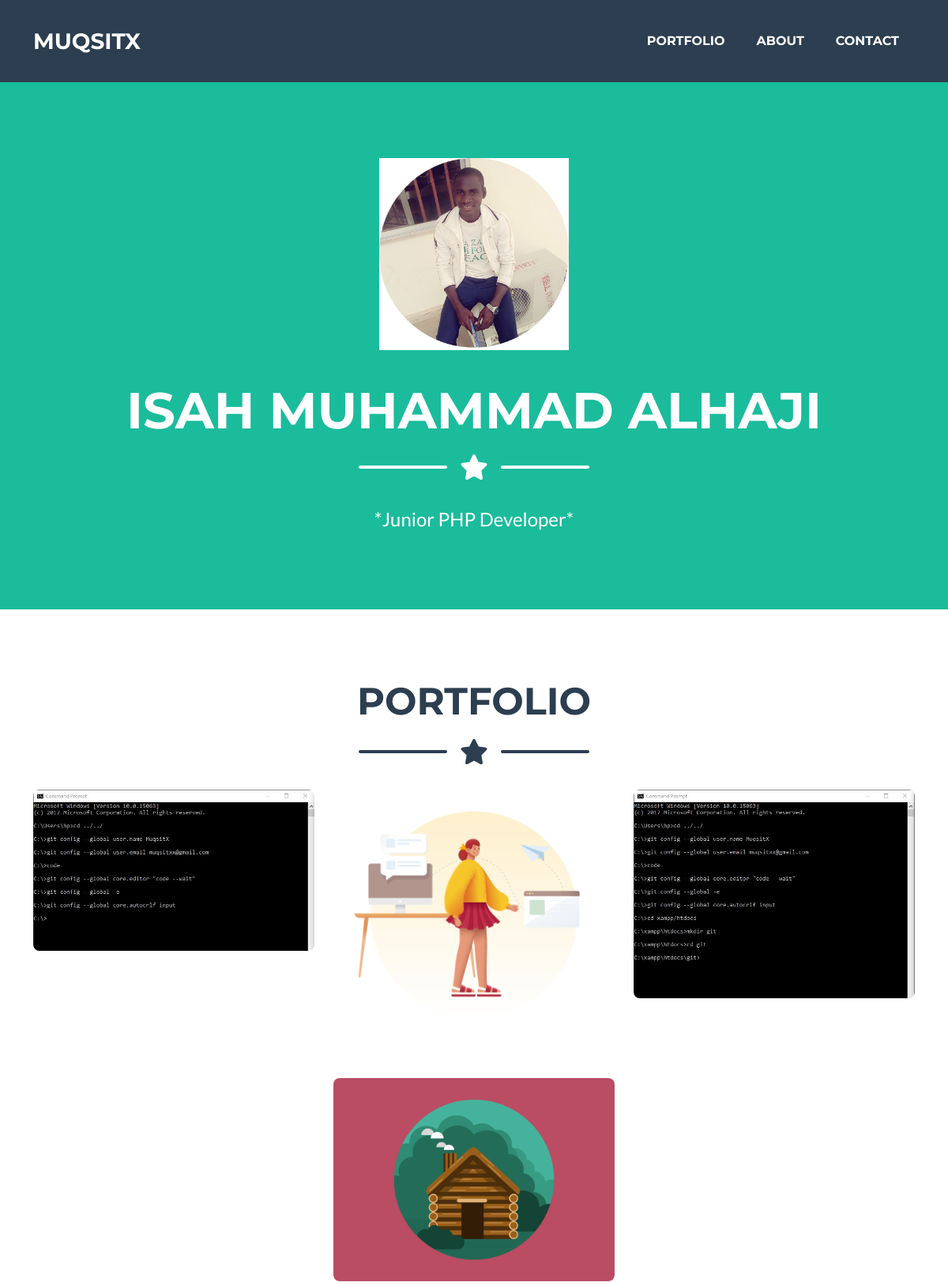
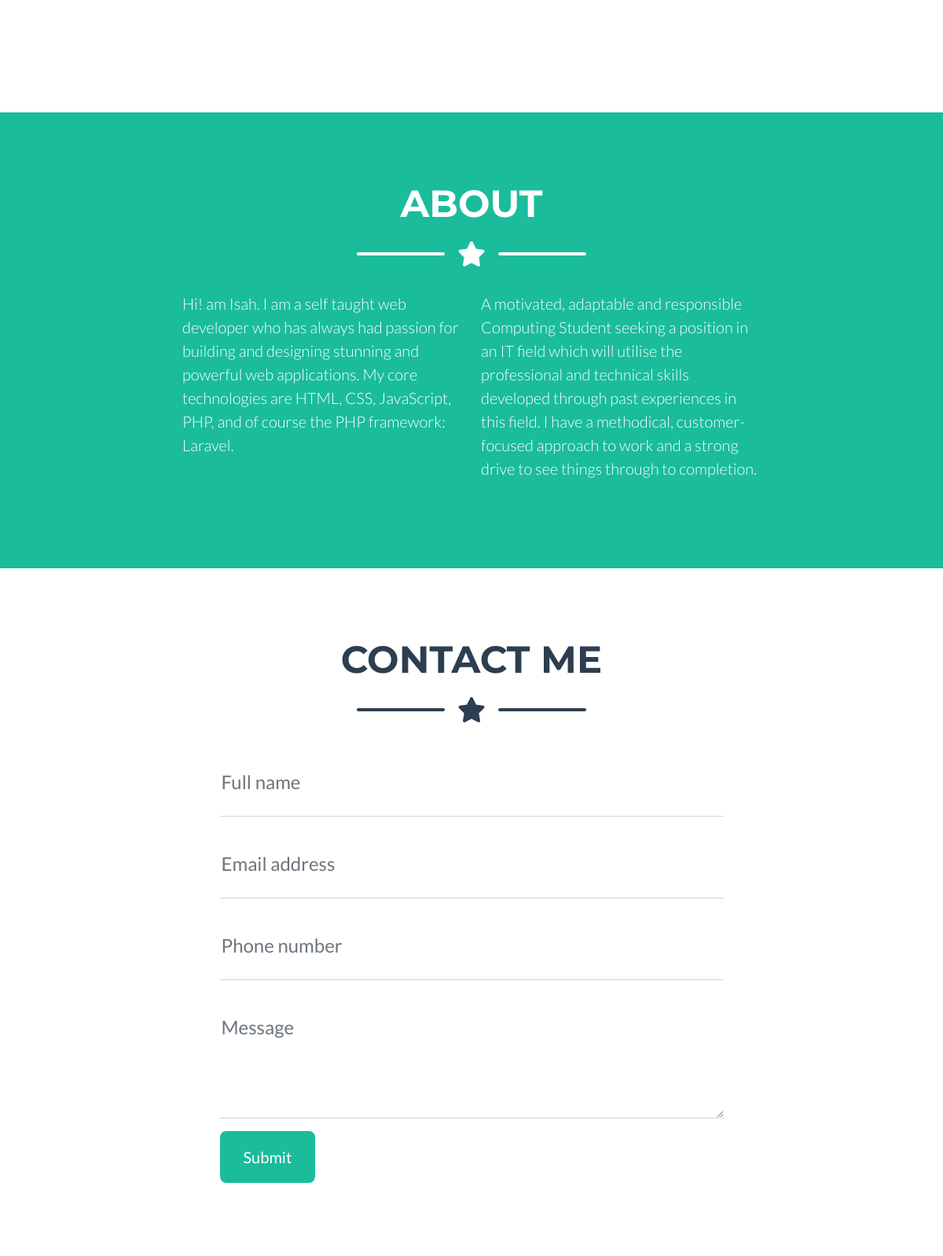
The page / (upper part) on the database its author committed (2 pictures, top to bottom).
### tables this page shows
CREATE TABLE `menu` (
  `menu_id` int(11) NOT NULL,
  `menu_name` varchar(255) NOT NULL,
  `menu_link` varchar(255) NOT NULL,
  `menu_status` int(11) NOT NULL DEFAULT '1'
);

CREATE TABLE `picture` (
  `pic_id` int(11) NOT NULL,
  `pic_src` varchar(255) NOT NULL,
  `pic_alt` varchar(255) NOT NULL,
  `pic_status` int(11) NOT NULL DEFAULT '0'
);

CREATE TABLE `skills` (
  `skill_id` int(11) NOT NULL,
  `skill_name` varchar(255) NOT NULL,
  `skill_status` int(11) NOT NULL DEFAULT '1'
);

CREATE TABLE `portfolio` (
  `id` int(11) NOT NULL,
  `title` varchar(255) NOT NULL,
  `img_src` varchar(255) NOT NULL,
  `img_alt` varchar(255) NOT NULL,
  `content` text NOT NULL,
  `aria_labelledby` varchar(255) NOT NULL,
  `data_bs_target` varchar(255) NOT NULL,
  `modal_id` varchar(255) NOT NULL,
  `status` int(11) NOT NULL DEFAULT '1'
);

CREATE TABLE `about` (
  `about_id` int(11) NOT NULL,
  `about_content1` text NOT NULL,
  `about_content2` text NOT NULL,
  `about_status` int(11) NOT NULL DEFAULT '1'
);

### classes/dbh.php (called while the page is built)
<?php
	class Dbh
	{
		public function connect(){
			try {
				 $username = 'root';
				 $password = '';
				$dbh=new PDO('mysql:host=localhost;dbname=muqsit', $username, $password);
				return $dbh;
			} catch (Exception $e) {
				print 'Error: '.$e->getMessage().'<br>';
				die();
			}
		}
	}
?>

### classes/menu.php (called while the page is built, shortened)
<?php
	class Menu extends Dbh
	{
		protected function getAllMenu() {
			$sql = 'SELECT * FROM menu';
			$stmt = $this->connect()->prepare($sql);
			$stmt->execute();
			$result = $stmt->fetchAll();
			return $result;
		}
	}

### classes/profilePhoto.php (called while the page is built, shortened)
<?php
	class ProfilePhoto extends Dbh
	{
		protected function showProfilePhoto() {
			$sql = 'SELECT * FROM picture WHERE pic_status = ? LIMIT 1';
			$stmt = $this->connect()->prepare($sql);
			$stmt->execute(['1']);
			$result = $stmt->fetchAll();
			return $result;
		}
	}

### classes/skills.php (called while the page is built, shortened)
<?php
	class Skills extends Dbh
	{
		protected function getAllSkills() {
			$sql = 'SELECT * FROM skills WHERE skill_status = ? ORDER BY skill_id DESC';
			$stmt = $this->connect()->prepare($sql);
			$stmt->execute(['1']);
			$result = $stmt->fetchAll();
			return $result;
		}
	}

### classes/portfolio.php (called while the page is built, shortened)
<?php
	class Portfolio extends Dbh
	{
		protected function getPortfolioByNumber() {
			$sql = 'SELECT * FROM portfolio WHERE status = ? ORDER BY id DESC LIMIT 6';
			$stmt = $this->connect()->prepare($sql);
			$stmt->execute(['1']);
			$result = $stmt->fetchAll();
			return $result;
		}
	}

### classes/about.php (called while the page is built, shortened)
<?php
	class About extends Dbh
	{
		protected function getAbout() {
			$sql = 'SELECT * FROM about WHERE about_status = ?';
			$stmt = $this->connect()->prepare($sql);
			$stmt->execute(['1']);
			$result = $stmt->fetchAll();
			return $result;
		}
	}

### classes/portfolioView.php (the view, shortened to what this page needs)
<?php
	class PortfolioView extends Portfolio {
		public function showPortfolioItem() {
			$results = $this->getPortfolioByNumber();
			foreach ($results as $result) {
				$img_src = $result['img_src'];
				$img_alt = $result['img_alt'];
				$data_bs_target = $result['data_bs_target'];
				echo '<div class="col-md-6 col-lg-4 mb-5">
                        <div class="portfolio-item mx-auto" data-bs-toggle="modal" data-bs-target="#'.$data_bs_target.'">
                            <div class="portfolio-item-caption d-flex align-items-center justify-content-center h-100 w-100">
                                <div class="portfolio-item-caption-content text-center text-white"><i class="fas fa-plus fa-3x"></i></div>
                            </div>
                            <img class="img-fluid" src="assets/img/portfolio/'.$img_src.'" alt="'.$img_alt.'" />
                        </div>
                    </div>';
			}
		}
	}

### index.php (shortened to what this page needs)
<!DOCTYPE html>
<html lang="en">
    <head>
        <link href="css/styles.css" rel="stylesheet" />
    </head>
    <body id="page-top">
        <nav class="navbar navbar-expand-lg bg-secondary text-uppercase fixed-top" id="mainNav">
            <div class="container">
                <a class="navbar-brand" href="index.php">MuqsitX</a>
                <div class="collapse navbar-collapse" id="navbarResponsive">
                    <ul class="navbar-nav ms-auto">
                        <?php
                        	$menuObj = new MenuView();
                        	$menuObj->showAllMenu();
                        ?>
                    </ul>
                </div>
            </div>
        </nav>
        <header class="masthead bg-primary text-white text-center">
            <div class="container d-flex align-items-center flex-column">
                 <?php
                        $photoObj = new ProfileView();
                        $photoObj->showProfilePic();
                 ?>
                <h1 class="masthead-heading text-uppercase mb-0">Isah Muhammad Alhaji</h1>
                <div class="divider-custom divider-light">
                    <div class="divider-custom-line"></div>
                    <div class="divider-custom-icon"><i class="fas fa-star"></i></div>
                    <div class="divider-custom-line"></div>
                </div>
                <p class="masthead-subheading font-weight-light mb-0">
                 <?php
                        $skillObj = new SkillsView();
                        $skillObj->showAllSkills();
                 ?>
                </p>
            </div>
        </header>
        <section class="page-section portfolio" id="portfolio">
            <div class="container">
                <h2 class="page-section-heading text-center text-uppercase text-secondary mb-0">Portfolio</h2>
                <div class="divider-custom">
                    <div class="divider-custom-line"></div>
                    <div class="divider-custom-icon"><i class="fas fa-star"></i></div>
                    <div class="divider-custom-line"></div>
                </div>
                <div class="row justify-content-center" id="portfolioList">
                    <?php
                        $portfolioObj = new PortfolioView();
                        $portfolioObj->showPortfolioItem();
                    ?>
                </div>
            </div>
        </section>
        <section class="page-section bg-primary text-white mb-0" id="about">
            <div class="container">
                <h2 class="page-section-heading text-center text-uppercase text-white">About</h2>
                <div class="divider-custom divider-light">
                    <div class="divider-custom-line"></div>
                    <div class="divider-custom-icon"><i class="fas fa-star"></i></div>
                    <div class="divider-custom-line"></div>
                </div>
                <div class="row">
                   <?php
                   		$aboutObj = new AboutView();
                   		$aboutObj->showAbout();
                   ?>
                </div>
            </div>
        </section>
        <section class="page-section" id="contact">
            <div class="container">
                <h2 class="page-section-heading text-center text-uppercase text-secondary mb-0">Contact Me</h2>
                <div class="divider-custom">
                    <div class="divider-custom-line"></div>
                    <div class="divider-custom-icon"><i class="fas fa-star"></i></div>
                    <div class="divider-custom-line"></div>
                </div>
                <div class="row justify-content-center">
                    <div class="col-lg-8 col-xl-7">
                        <form id="contactForm" data-sb-form-api-token="API_TOKEN" method="post" action="includes/contact.php">
                            <div class="form-floating mb-3">
                                <input class="form-control" id="name" name="name" type="text" placeholder="Enter your name..." data-sb-validations="required" />
                                <label for="name">Full name</label>
                            </div>
                            <div class="form-floating mb-3">
                                <input class="form-control" id="email" name="email" type="email" placeholder="name@example.com" data-sb-validations="required,email" />
                                <label for="email">Email address</label>
                            </div>
                            <div class="form-floating mb-3">
                                <input class="form-control" id="phone" name="phone" type="tel" placeholder="(123) 456-7890" data-sb-validations="required" />
                                <label for="phone">Phone number</label>
                            </div>
                            <div class="form-floating mb-3">
                                <textarea class="form-control" id="message" name="message" type="text" placeholder="Enter your message here..." style="height: 10rem" data-sb-validations="required"></textarea>
                                <label for="message">Message</label>
                            </div>
                            <input type="submit" name="submitButton" class="btn btn-primary btn-xl">
                        </form>
                    </div>
                </div>
            </div>
        </section>
    </body>
</html>

### classes/menuView.php (shortened to what this page needs)
<?php
	class MenuView extends Menu {
		public function showAllMenu() {
			$results = $this->getAllMenu();
			foreach ($results as $result) {
				$menuName = $result['menu_name'];
				$menuLink = $result['menu_link'];
				echo '<li class="nav-item mx-0 mx-lg-1">
						<a class="nav-link py-3 px-0 px-lg-3 rounded" href="#'.$menuLink.'">'.$menuName.'</a>
					  </li>';
			}
		}
	}

### classes/profileView.php (shortened to what this page needs)
<?php
	class ProfileView extends ProfilePhoto {
		public function showProfilePic() {
			$results = $this->showProfilePhoto();
			foreach ($results as $result) {
				$src = $result['pic_src'];
				$alt = $result['pic_alt'];
				echo '<img class="masthead-avatar mb-5" src="assets/img/'.$src.'" alt="'.$alt.'" />';
			}
		}
	}

### classes/skillsView.php (shortened to what this page needs)
<?php
	class SkillsView extends Skills {
		public function showAllSkills() {
			$results = $this->getAllSkills();
			foreach ($results as $result) {
				$skillName = $result['skill_name'];
				echo '<span>*'.$skillName.'</span>* ';
			}
		}
	}

### classes/aboutView.php (shortened to what this page needs)
<?php
	class AboutView extends About {
		public function showAbout() {
			$results = $this->getAbout();
			foreach ($results as $result) {
				$content1 = $result['about_content1'];
				$content2 = $result['about_content2'];
				echo '<div class="col-lg-4 ms-auto"><p class="lead">'.$content1.'</p></div>
                    <div class="col-lg-4 me-auto"><p class="lead">'.$content2.'</p></div>';
			}
		}
	}

### rows shown on the page
menu: menu_name "PORTFOLIO"
menu: menu_name "ABOUT"
menu: menu_name "CONTACT"
picture: pic_src (picture)
skills: skill_name "Junior PHP Developer"
portfolio: img_src (picture)
portfolio: img_src (picture)
portfolio: img_src (picture)
portfolio: img_src (picture)
about: about_content1 "Hi! am Isah. I am a self taught web developer who has always had passion for building and designing stunning and powerful web applications. My core technologies are HTML, CSS, JavaScript, PHP, and of course the PHP framework: Laravel.", about_content2 "A motivated, adaptable and responsible Computing Student seeking a position in an IT field which will utilise the professional and technical skills developed through past experiences in this field. I have a methodical, customer-focused approach to work and a strong drive to see things through to completion."
